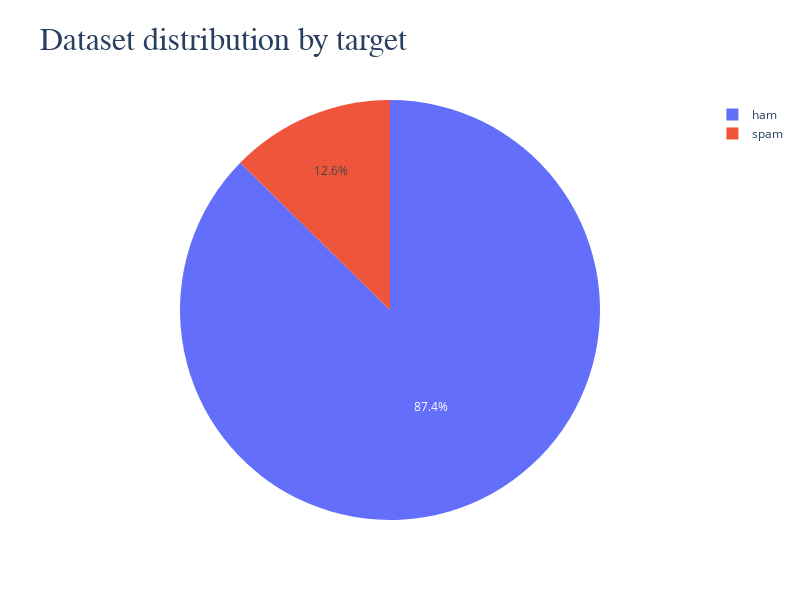

Source (notebook cell):
### Code cell
# visualization 
import plotly.graph_objects as go

value_counts = df['target'].value_counts()

# Create pie chart
fig = go.Figure(data=[go.Pie(labels=value_counts.index, values=value_counts.values)])

# Update layout
fig.update_layout(
    width=800, 
    height=600,
    title='<span style="font-size:32px; font-family:Times New Roman">Dataset distribution by target</span>'
)


# Show the pie chart
fig.show()

### Figure 1 — Plotly figure (JSON) as saved in the notebook; plotly's stock layout.template omitted (floating-point values rounded to 4 significant figures)
{"data": [{"labels": ["ham", "spam"], "type": "pie", "values": [4516, 653]}], "layout": {"height": 600, "title": {"text": "<span style=\"font-size:32px; font-family:Times New Roman\">Dataset distribution by target</span>"}, "width": 800}}
